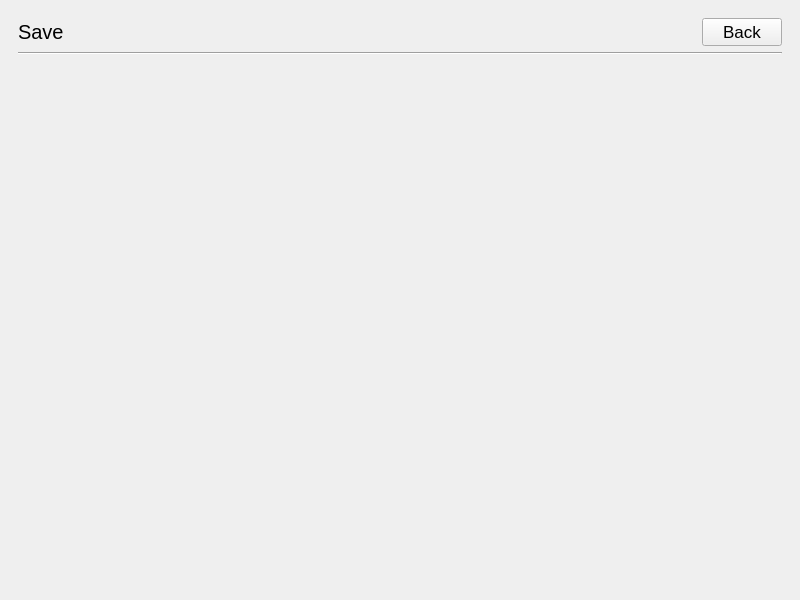
<?xml version="1.0" encoding="UTF-8"?>
<ui version="4.0">
 <class>SaveActiv</class>
 <widget class="QMainWindow" name="SaveActiv">
  <property name="geometry">
   <rect>
    <x>0</x>
    <y>0</y>
    <width>800</width>
    <height>600</height>
   </rect>
  </property>
  <property name="windowTitle">
   <string>MainWindow</string>
  </property>
  <widget class="QWidget" name="centralwidget">
   <layout class="QGridLayout" name="gridLayout">
    <item row="1" column="0">
     <widget class="QFrame" name="frame">
      <property name="frameShape">
       <enum>QFrame::NoFrame</enum>
      </property>
      <property name="frameShadow">
       <enum>QFrame::Raised</enum>
      </property>
      <layout class="QGridLayout" name="gridLayout_2">
       <item row="0" column="1">
        <widget class="QLabel" name="Title">
         <property name="font">
          <font>
           <pointsize>15</pointsize>
          </font>
         </property>
         <property name="text">
          <string>Save</string>
         </property>
        </widget>
       </item>
       <item row="0" column="2">
        <spacer name="G">
         <property name="orientation">
          <enum>Qt::Horizontal</enum>
         </property>
         <property name="sizeHint" stdset="0">
          <size>
           <width>40</width>
           <height>20</height>
          </size>
         </property>
        </spacer>
       </item>
       <item row="2" column="1">
        <spacer name="G_2">
         <property name="orientation">
          <enum>Qt::Vertical</enum>
         </property>
         <property name="sizeHint" stdset="0">
          <size>
           <width>20</width>
           <height>40</height>
          </size>
         </property>
        </spacer>
       </item>
       <item row="0" column="3">
        <widget class="QPushButton" name="Exit_B">
         <property name="font">
          <font>
           <pointsize>13</pointsize>
          </font>
         </property>
         <property name="text">
          <string>Back</string>
         </property>
        </widget>
       </item>
       <item row="1" column="1" colspan="3">
        <widget class="Line" name="line">
         <property name="orientation">
          <enum>Qt::Horizontal</enum>
         </property>
        </widget>
       </item>
      </layout>
     </widget>
    </item>
   </layout>
  </widget>
 </widget>
 <resources/>
 <connections>
  <connection>
   <sender>Exit_B</sender>
   <signal>clicked()</signal>
   <receiver>SaveActiv</receiver>
   <slot>close()</slot>
   <hints>
    <hint type="sourcelabel">
     <x>751</x>
     <y>32</y>
    </hint>
    <hint type="destinationlabel">
     <x>866</x>
     <y>2</y>
    </hint>
   </hints>
  </connection>
 </connections>
</ui>
